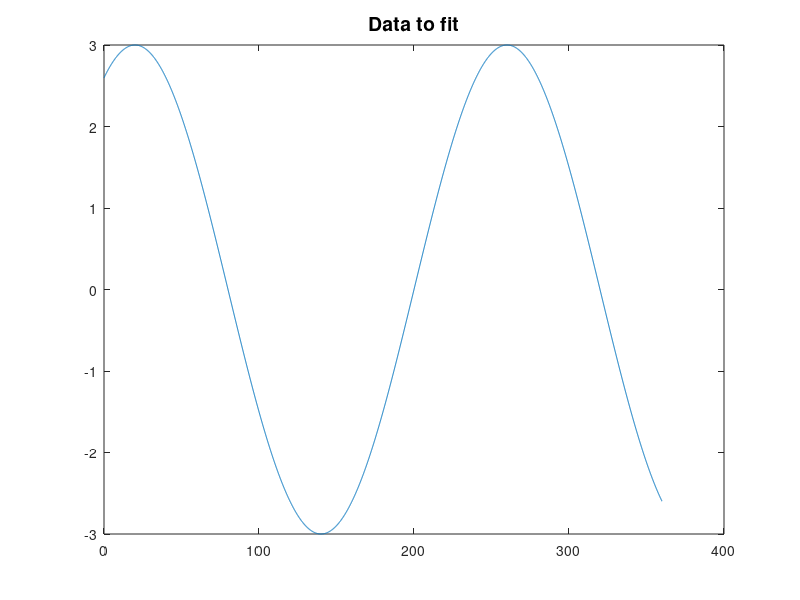
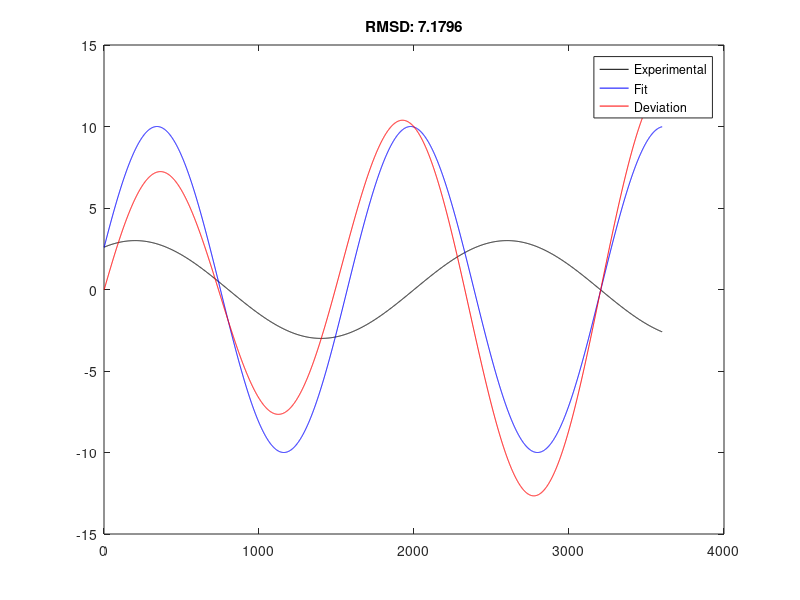

MATLAB code to generate these figures, in order: (Note: this script raises an error after producing the figures.)
% This session will be centred around fitting. In particular, we will
% introduce the standard minimization algorithm of MATLAB, fminsearch. I
% will present an example of its use to fit a sine wave. We will then see
% the ?problem? of minimization algorithms, namely, local minimums where
% the algorithm gets stuck and cannot get out, thus, never reaching the
% global minima. After looking at the example we will work together so you
% fit a Gaussian to a dummy data set. Basically, we will generate a group
% of normally distributed random numbers, calculate the distribution of
% these (histogram), and fit a Gaussian to it.

% lets generate a sine wave

% first the user inputs. To define a sine wave we need: phase, amplitude
% and frequency.
%   phase in degrees
phaseDeg = 60;
%  Peak amplitude
ampl     = 3;
%   Frequency
freq     = 1.5;

% now I want to generate the sine wave to fit, i.e. our dummy experimental
% data
%   angular resolution in degrees
angResDeg= 0.1;
%   angles in degrees
angDeg   = 0:angResDeg:360;
%   angles in radians
angRad   = angDeg .* (pi/180);
%   phase in radians
phaseRad = phaseDeg * (pi/180);
%   sine wave
sinWave   = ampl.*sin(angRad.*freq +phaseRad);

% now we plot the data2fit
figure(1)
plot(angDeg,sinWave)
title('Data to fit','fontsize',14)
%% finding the function to minimize
% to fit we will use fminsearch, which finds the minimum of an
% unconstrained multivariable function. The function to minimize (fun) must
% be specified as a function handle or function name. 'fun' is a function
% that accepts a vector or array 'x' and returns a real scalar 'f'

% now lets try to come up with a function to minimize

% example of an initial guess
phaseGuess_deg = 15;
ampGuess = 10;
freqGuess = 2.2;

% storing the initial guess in an array x0
x0(1) = phaseGuess_deg*pi/180;
x0(2) = ampGuess;
x0(3) = freqGuess;

% storing the experimental input into a structure for better control
ExpInput.angles = angRad;
ExpInput.values = sinWave;

% prototipe of a function to minimize:
fitVal   = x0(2).*sin(ExpInput.angles.*x0(3) +x0(1));

dev    = fitVal-ExpInput.values;
nVal   = length(dev);
devSqr = (dev).^2;
RMSD = sqrt(sum(devSqr)/nVal);

figure(2)
plot(ExpInput.values,'k')
hold on
plot(fitVal,'b')
plot(dev,'r')
hold off
title(['RMSD: ' num2str(RMSD)])
legend({'Experimental','Fit','Deviation'})
shg

% now having this prototipe I create a function called fun2min and save it

%% Doing the fit
% example of an initial guess
phaseGuess_deg = 15;
ampGuess = 10;
freqGuess = 2; %3

% do I want visual aid
doFig = false;

% storing the initial guess in an array x0
x0(1) = phaseGuess_deg*pi/180;
x0(2) = ampGuess;
x0(3) = freqGuess;

% storing the experimental input into a structure for better control
ExpInput.angles = angRad;
ExpInput.values = sinWave;

% as you can see my function to minimize (fun2min) depends on more than
% just x. The extra parameters are not variables to optimize, they are
% fixed values during the optimization. To work this out we must create an
% anonymous function out of fun2min which only depends on x and includes
% the workspace value of the parameter.
fun = @(x) fun2min(x,ExpInput,doFig);

% then we can do:
[out, RMSD] = fminsearch(fun,x0);


[~, sinFit] = fun2min(out,ExpInput,false);

figure(1)
plot(ExpInput.angles,ExpInput.values,'k','linewidth',2)
hold on
plot(ExpInput.angles,sinFit,'--r','linewidth',2)
hold off
title(sprintf('Solution, RMSD: %0.4g',RMSD),'fontsize',14)
legend({'Experimental','Fit'},'fontsize',12)
shg

% show both examples with freqGuess = 2.2 and 3.0. So what happens with
% 3.0? local minima!!!
%% now lets add some noise
noise = randn(size(sinWave))*3;
ExpInput.angles = angRad;
ExpInput.values = sinWave+noise;
doFig = false;

fun = @(x) fun2min(x,ExpInput,doFig);
[out, RMSD] = fminsearch(fun,x0);
[~, sinFit] = fun2min(out,ExpInput,false);

figure(3)
plot(ExpInput.angles,ExpInput.values,'k')
hold on
% plot(ExpInput.angles,ExpInput.values,'--g')
plot(ExpInput.angles,sinFit,'r')
hold off
title(sprintf('Solution, RMSD: %0.4g',RMSD),'fontsize',14)
legend({'Experimental','Fit'},'fontsize',12)
shg

%% Assignment:
% The task for this session is to :

% 1) generate a list of uniformly distributed random numbers (randn), lets
% say 1000.

% 2) generate a distribution out of the list (histcounts) and store it for
% fitting.

% 3) fit the distribution using a gaussian function and fminsearch.